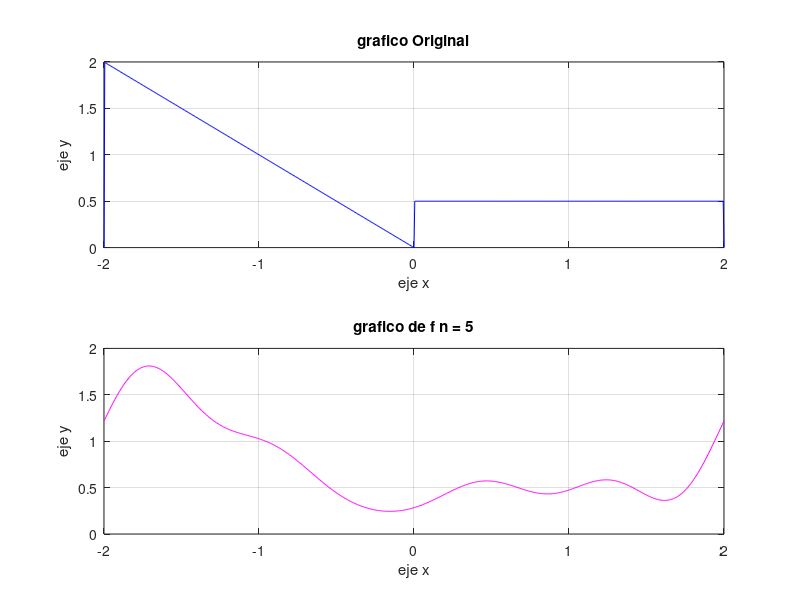

The MATLAB source for this figure:
close all
clear; 
clc;

n 	= 5;
T 	= 4;
A 	= 1;
aux 	= 0; 		%amacenara la sumatoria de la serie                   
f 		= 0;		% funcion de fourier
a0 	= 3/4; 	
i     = 0;		%para iterar la sumatoria

w = (2 * pi) / T;  

%intervalos de las variables de la funcion original y de fourier  
x1 = -2: 0.005 : 2;   
x2 = -2: 0.005 : 2;                          

%definicion de la funcion original
f2 = (((x2 > -2) & (x2 < 0)).*(-x2) + ((x2 > 0) & (x2 < 2)).*(1/2));

i = n;

while i > 0
	 % creación de las constantes de la serie
    ak = ((2*((-1)^(i)-1))/(i*pi)^2);
    bk = (1/2)*(((3*(-1)^(i))+ 1)/(pi*i));
    
    %sumatoria
    aux = aux + (ak * cos(i*w*x1) + bk * sin(i*w*x1));
    i = i -1;
end

%creacion de la funcion final
f = a0 + aux;


figure(1); clf(1)
hold on %permite la graficacion de multiples funciones a la vez

subplot(2,1, 1),plot(x2, f2, 'b'), title('grafico Original'), xlabel('eje x'),ylabel('eje y'), grid;
subplot(2,1, 2),plot(x1, f, 'm'), title('grafico de f n = 5'), xlabel('eje x'), ylabel('eje y'), grid;

